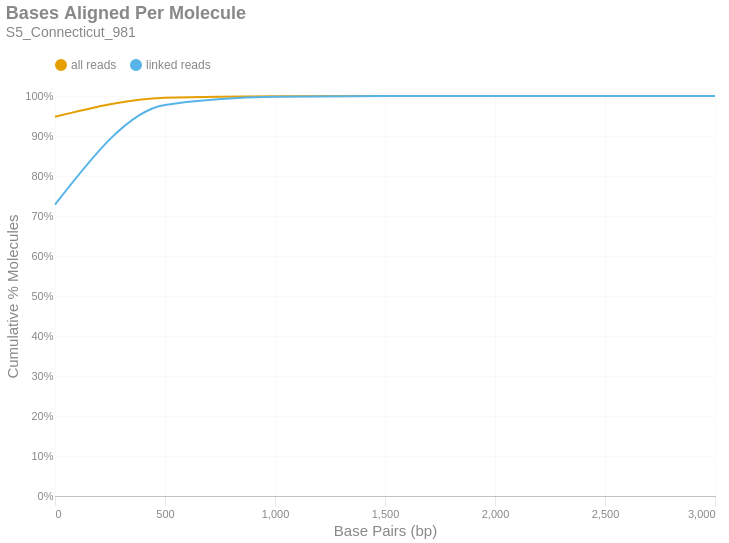

Notebook source saved alongside this figure:
### Markdown cell above
### Bases Aligned Per Molecule
This is a cumulative frequency distribution showing the number of base pairs aligned per unique molecule. These data are shown in 500 bp bins. There are two distributions: one with `all reads` (yellow) and another with only `linked reads` (blue). The percent of molecules in the `linked reads` distribution is relative to the total number of linked molecules.

### Code cell
if SKIPLR:
    print_html(f"Skipped")
else:
    binned_df = consolidated_hist(valids['aligned_bp'], mask, 500, True)
    with SafeRender(binned_df):
        (
            density_plot(binned_df, 'Bases Aligned Per Molecule', samplename, 'basesper')
            .encode(
                x=alt.X('bin:Q', title="Base Pairs (bp)").axis(tickMinStep=500).scale(padding=0),
                y=alt.Y('value:Q', title='Cumulative % Molecules')
                    .axis(format='%')
                    .scale(domain = [0,1])
                    .stack(False),
                color=alt.Color("key:N").scale(domain = ["all reads", "linked reads"]),
                tooltip = [
                    alt.Tooltip("key:N", title = "Data Type"),
                    alt.Tooltip("range_label:N", title="Bases Aligned Per Molecule"),
                    alt.Tooltip("value:Q", format = ".2%", title="% Molecules (Cum.)")
                ]
            )
        ).display()

### Figure 1 — Vega-Lite specification as saved in the notebook (floating-point values rounded to 4 significant figures)
{"width": "container", "height": 400, "config": {"title": {"anchor": "start", "dy": -15, "fontSize": 18, "color": "#888888", "subtitleColor": "#888888", "subtitleFontSize": 14}, "arc": {"fill": "#0072B2"}, "axis": {"domainColor": "#888888", "domainWidth": 0.5, "gridWidth": 0.2, "grid": false, "titleFontWeight": 400, "titleFontSize": 15, "labelFontSize": 11, "labelColor": "#888888", "tickColor": "#888888", "tickWidth": 0.2, "titleColor": "#888888"}, "axisBand": {"grid": false}, "axisX": {"grid": true, "tickSize": 10, "domainCap": "round"}, "axisY": {"domain": false, "grid": true, "tickSize": 0, "domainCap": "round"}, "background": "transparent", "header": {"labelFontSize": 15, "labelColor": "#888888", "titleFontSize": 15, "titleFontWeight": 600, "titleColor": "#888888"}, "legend": {"labelFont": "sans-serif", "labelFontSize": 12, "labelColor": "#888888", "symbolSize": 100, "symbolType": "circle", "titleFontSize": 12, "titlePadding": 10, "titleColor": "#888888", "title": null, "orient": "top"}, "range": {"category": ["#E69F00", "#56B4E9", "#009E73", "#F0E442", "#0072B2", "#D55E00", "#CC79A7", "#000000"], "diverging": ["#cfe8f3", "#a2d4ec", "#73bfe2", "#46abdb", "#1696d2", "#12719e"]}, "area": {"fill": "#0072B2", "fillOpacity": 0.7, "line": true, "strokeOpacity": 0.7}, "line": {"color": "#0072B2", "stroke": "#0072B2", "strokeWidth": 2}, "trail": {"color": "#0072B2", "stroke": "#0072B2", "strokeWidth": 0, "size": 1}, "point": {"filled": true, "fillOpacity": 1.0, "size": 95}, "text": {"color": "#888888", "fontSize": 11, "align": "right", "fontWeight": 400, "size": 11}, "bar": {"fill": "#0072B2", "stroke": null}, "view": {"stroke": null, "continuousWidth": 660, "continuousHeight": 400}}, "data": {"name": "data-eba0c3769bdac2569ce09cbd3a006802"}, "mark": {"type": "line", "interpolate": "monotone", "point": {"opacity": 0, "size": 275}}, "encoding": {"color": {"field": "key", "scale": {"domain": ["all reads", "linked reads"]}, "type": "nominal"}, "tooltip": [{"field": "key", "title": "Data Type", "type": "nominal"}, {"field": "range_label", "title": "Bases Aligned Per Molecule", "type": "nominal"}, {"field": "value", "format": ".2%", "title": "% Molecules (Cum.)", "type": "quantitative"}], "x": {"axis": {"tickMinStep": 500}, "field": "bin", "scale": {"padding": 0}, "title": "Base Pairs (bp)", "type": "quantitative"}, "y": {"axis": {"format": "%"}, "field": "value", "scale": {"domain": [0, 1]}, "stack": false, "title": "Cumulative % Molecules", "type": "quantitative"}}, "params": [{"name": "param_c36ac31b6afebe62", "select": {"type": "point", "fields": ["key"]}, "bind": "legend"}], "title": {"text": "Bases Aligned Per Molecule", "subtitle": "S5_Connecticut_981"}, "transform": [{"fold": ["all reads (cumsum)", "linked reads (cumsum)"]}, {"calculate": "replace(datum.key, ' (cumsum)', '')", "as": "key"}, {"filter": {"param": "param_c36ac31b6afebe62"}}], "usermeta": {"embedOptions": {"downloadFileName": "S5_Connecticut_981.basesper"}}, "$schema": "https://vega.github.io/schema/vega-lite/v6.1.0.json", "datasets": {"data-eba0c3769bdac2569ce09cbd3a006802": [{"bin": "0.0", "interval": "0.0-500.0", "all reads": 0.9479, "linked reads": 0.7284, "all reads (cumsum)": 0.9479, "linked reads (cumsum)": 0.7284, "range_label": "0-499"}, {"bin": "500.0", "interval": "500.0-1000.0", "all reads": 0.04779, "linked reads": 0.2492, "all reads (cumsum)": 0.9957, "linked reads (cumsum)": 0.9777, "range_label": "500-999"}, {"bin": "1000.0", "interval": "1000.0-1500.0", "all reads": 0.0039, "linked reads": 0.02041, "all reads (cumsum)": 0.9996, "linked reads (cumsum)": 0.9981, "range_label": "1000-1499"}, {"bin": "1500.0", "interval": "1500.0-2000.0", "all reads": 0.0003276, "linked reads": 0.001715, "all reads (cumsum)": 1.0, "linked reads (cumsum)": 0.9998, "range_label": "1500-1999"}, {"bin": "2000.0", "interval": "2000.0-2500.0", "all reads": 3.287e-05, "linked reads": 0.0001721, "all reads (cumsum)": 1.0, "linked reads (cumsum)": 1.0, "range_label": "2000-2499"}, {"bin": "2500.0", "interval": "2500.0-3000.0", "all reads": 3.343e-06, "linked reads": 1.75e-05, "all reads (cumsum)": 1.0, "linked reads (cumsum)": 1.0, "range_label": "2500-2999"}, {"bin": "3000.0", "interval": "3000.0-3500.0", "all reads": 5.572e-07, "linked reads": 2.917e-06, "all reads (cumsum)": 1.0, "linked reads (cumsum)": 1.0, "range_label": "3000-3499"}]}}
